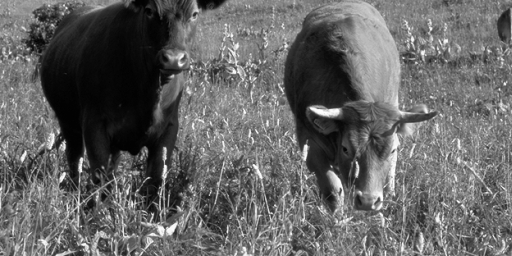
#> input picture exercise_00/natIMG.jpg, 512 x 256 px
$ jupyter execute --allow-errors exercise_00.ipynb
#> lines starting #> are read from the running program, lines starting #| are printed output that depends on the picture
[cell 1]
# 1(a)
import numpy as np
import matplotlib.pyplot as plt
from scipy.stats import norm

x_axis = np.arange(-8, 8, 0.01)
plt.plot(x_axis, norm.pdf(x_axis, 0, 1))
plt.show()
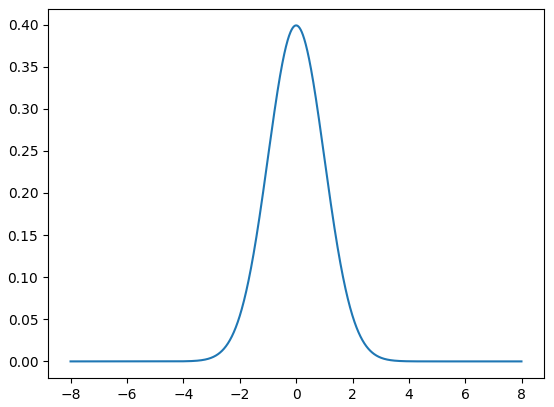
#> figure drawn by matplotlib, 1 panel; curve peaks at x = -1.71e-13, y = 0.399

# 1(b)
from scipy.stats import multivariate_normal as m_normal

x1 = np.arange(-8, 8, 0.01)
x2 = np.arange(-8, 8, 0.01)
mean = [4,1]
sigma = np.array([[1,-0.4],[-0.4,1]])
x_1,x_2 = np.meshgrid(x1,x2)
grid = np.dstack([x_1,x_2])
pdf_values = m_normal(mean, sigma).pdf(grid)
plt.contourf(x_1, x_2, pdf_values, levels=50, cmap="viridis")
plt.colorbar(label="Probability density")
plt.title("Bivariate Gaussian PDF")
plt.xlabel("$x_1$")
plt.ylabel("$y_1$")
plt.show()
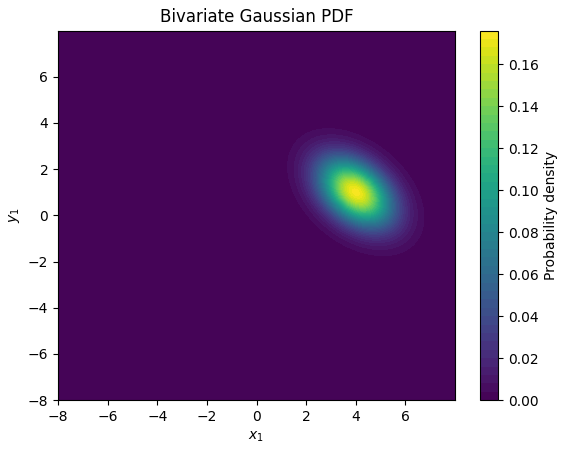
#> figure drawn by matplotlib, 2 panels

[cell 2]
# 2 (a)
import pandas as pd

#> (the rest of this cell did not finish here and is left out)

[cell 3]
# 3
import pandas as pd
import numpy as np

# (a)
#> (the rest of this cell did not finish here and is left out)

[cell 4]
# 4
import cv2

# (a)
img_bgr = cv2.imread('natIMG.jpg')
#> img_bgr is the input picture: shape (256, 512, 3); min 0, max 255, mean 100.6
img = cv2.cvtColor(img_bgr, cv2.COLOR_BGR2GRAY)
# [6 lines of commented-out code are left out]
plt.imshow(img, cmap='gray', vmin=np.min(img), vmax=np.max(img))
plt.colorbar()
plt.show()
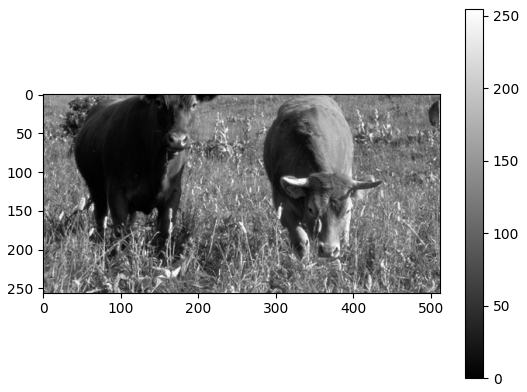
#> figure drawn by matplotlib, 2 panels

# (c)
filter_v = np.array([[-1,0,1], [-2,0,2], [-1,0,1]])
img = cv2.GaussianBlur(img, (3,3), 0)
img_v = cv2.filter2D(img, -1, filter_v)
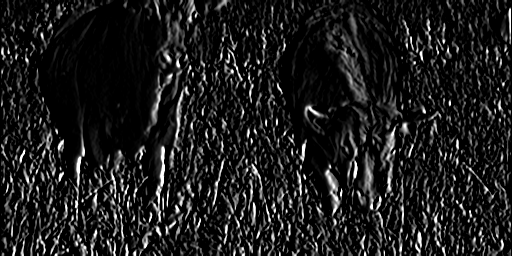
#> img_v: shape (256, 512); min 0, max 255, mean 28.9

# (d)
plt.imshow(img_v, cmap='gray', vmin=np.min(img_v), vmax=np.max(img_v))
plt.show()

# (e)
filter_h = filter_v.T
img_h = cv2.filter2D(img, -1, filter_h)
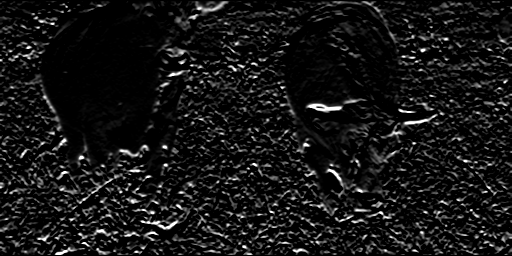
#> img_h: shape (256, 512); min 0, max 255, mean 21.6
plt.imshow(img_h, cmap='gray', vmin=np.min(img_h), vmax=np.max(img_h))
plt.show()

# from scipy import signal ?
# convolve2D ?
